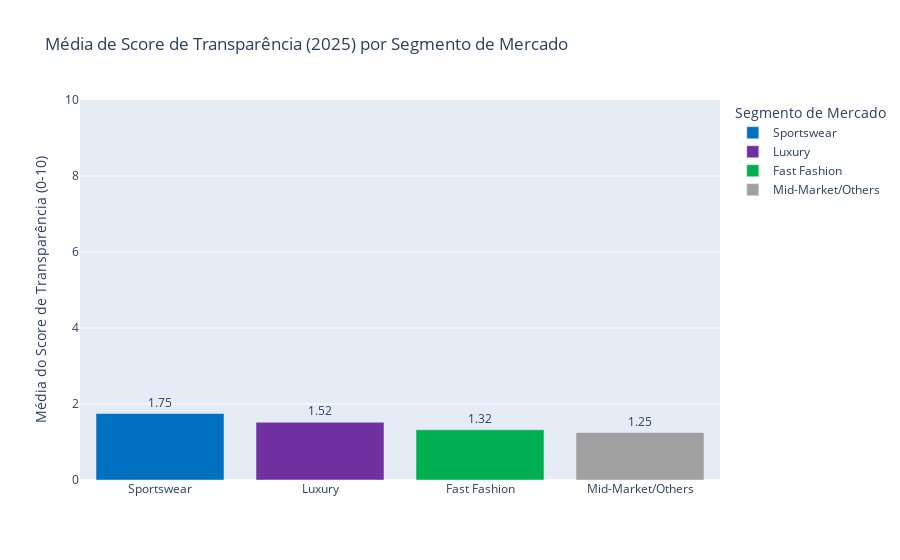

Here is the notebook cell this chart was saved with:
### Code cell
import plotly.express as px

# Color pallete
color_map = {
    'Fast Fashion': '#00B050',  # Verde
    'Sportswear': '#0070C0',    # Azul
    'Luxury': '#7030A0',        # Roxo
    'Mid-Market/Others': '#A0A0A0' # Cinza (Baseline/Others)
}

fig = px.bar(
    df_segment_scores, 
    x='Market_Segment',
    y='Transparency_Score',
    color='Market_Segment', 
    color_discrete_map=color_map,
    
    # Graphic's labels
    title='Média de Score de Transparência (2025) por Segmento de Mercado',
    labels={'Transparency_Score': 'Média do Score de Transparência (0-10)', 'Market_Segment': 'Segmento de Mercado'},
    
    # Hover bar
    hover_data={'Transparency_Score': ':.2f'},
    
    range_y=[0, 10] 
)

# Adding values on top of each bar
fig.update_traces(texttemplate='%{y:.2f}', textposition='outside')

# Improve Layout
fig.update_layout(uniformtext_minsize=8, uniformtext_mode='hide', xaxis_title=None)

fig.show()

### Figure 1 — Plotly figure (JSON) as saved in the notebook; plotly's stock layout.template omitted (floating-point values rounded to 4 significant figures)
{"data": [{"hovertemplate": "Segmento de Mercado=%{x}<br>Média do Score de Transparência (0-10)=%{y:.2f}<extra></extra>", "legendgroup": "Sportswear", "marker": {"color": "#0070C0", "pattern": {"shape": ""}}, "name": "Sportswear", "orientation": "v", "showlegend": true, "textposition": "outside", "texttemplate": "%{y:.2f}", "type": "bar", "x": ["Sportswear"], "xaxis": "x", "y": [1.75], "yaxis": "y"}, {"hovertemplate": "Segmento de Mercado=%{x}<br>Média do Score de Transparência (0-10)=%{y:.2f}<extra></extra>", "legendgroup": "Luxury", "marker": {"color": "#7030A0", "pattern": {"shape": ""}}, "name": "Luxury", "orientation": "v", "showlegend": true, "textposition": "outside", "texttemplate": "%{y:.2f}", "type": "bar", "x": ["Luxury"], "xaxis": "x", "y": [1.52], "yaxis": "y"}, {"hovertemplate": "Segmento de Mercado=%{x}<br>Média do Score de Transparência (0-10)=%{y:.2f}<extra></extra>", "legendgroup": "Fast Fashion", "marker": {"color": "#00B050", "pattern": {"shape": ""}}, "name": "Fast Fashion", "orientation": "v", "showlegend": true, "textposition": "outside", "texttemplate": "%{y:.2f}", "type": "bar", "x": ["Fast Fashion"], "xaxis": "x", "y": [1.32], "yaxis": "y"}, {"hovertemplate": "Segmento de Mercado=%{x}<br>Média do Score de Transparência (0-10)=%{y:.2f}<extra></extra>", "legendgroup": "Mid-Market/Others", "marker": {"color": "#A0A0A0", "pattern": {"shape": ""}}, "name": "Mid-Market/Others", "orientation": "v", "showlegend": true, "textposition": "outside", "texttemplate": "%{y:.2f}", "type": "bar", "x": ["Mid-Market/Others"], "xaxis": "x", "y": [1.25], "yaxis": "y"}], "layout": {"barmode": "relative", "legend": {"title": {"text": "Segmento de Mercado"}, "tracegroupgap": 0}, "title": {"text": "Média de Score de Transparência (2025) por Segmento de Mercado"}, "uniformtext": {"minsize": 8, "mode": "hide"}, "xaxis": {"anchor": "y", "categoryarray": ["Sportswear", "Luxury", "Fast Fashion", "Mid-Market/Others"], "categoryorder": "array", "domain": [0, 1], "title": {}}, "yaxis": {"anchor": "x", "domain": [0, 1], "range": [0, 10], "title": {"text": "Média do Score de Transparência (0-10)"}}}}
